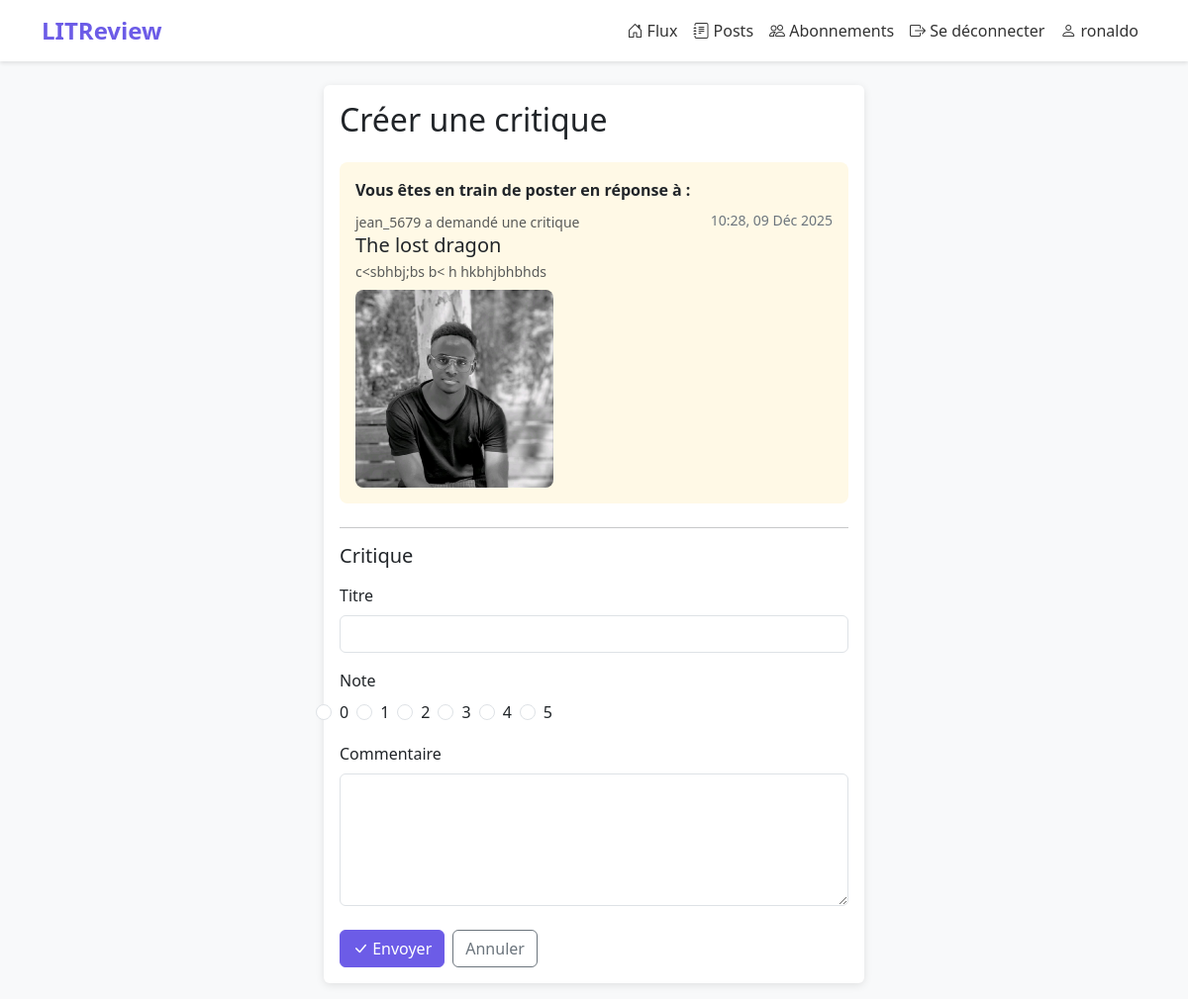
/review/create/5/ (signed in), run on the app's committed database.
### reviews/models.py (models this page shows, shortened)
class Ticket(models.Model):
    title = models.CharField(max_length=128)
    description = models.TextField(max_length=2048, blank=True)
    user = models.ForeignKey(
        to=settings.AUTH_USER_MODEL,
        on_delete=models.CASCADE
    )
    image = models.ImageField(null=True, blank=True)
    time_created = models.DateTimeField(auto_now_add=True)

### reviews/views.py (the view)
# urls.py: path('review/create/<int:ticket_id>/', views.create_review, name='create_review'),
@login_required
def create_review(request, ticket_id):
    ticket = get_object_or_404(Ticket, id=ticket_id)
    if Review.objects.filter(ticket=ticket, user=request.user).exists():
        messages.error(request, 'Vous avez déjà posté une critique pour ce billet.')
        return redirect('feed')
    if request.method == 'POST':
        form = ReviewForm(request.POST)
        if form.is_valid():
            review = form.save(commit=False)
            review.ticket = ticket
            review.user = request.user
            review.save()
            messages.success(request, 'Critique publiée avec succès !')
            return redirect('feed')
    else:
        form = ReviewForm()
    return render(request, 'reviews/create_review.html', {
        'form': form,
        'ticket': ticket
    })

### reviews/forms.py
class ReviewForm(forms.ModelForm):
    RATING_CHOICES = [(i, str(i)) for i in range(6)]
    rating = forms.ChoiceField(
        choices=RATING_CHOICES,
        widget=forms.RadioSelect(attrs={'class': 'form-check-input'}),
        label='Note'
    )
    class Meta:
        model = Review
        fields = ['headline', 'rating', 'body']
        widgets = {
            'headline': forms.TextInput(attrs={'class': 'form-control'}),
            'body': forms.Textarea(attrs={'class': 'form-control', 'rows': 5}),
        }

### reviews/templates/reviews/create_review.html (shortened to what this page needs)
{% extends 'base.html' %}
{% block content %}
<div class="row justify-content-center">
    <div class="col-lg-6">
        <div class="card">
            <div class="card-body">
                <h2 class="card-title mb-4">Créer une critique</h2>
                <div class="ticket-header mb-4">
                    <p class="mb-2"><strong>Vous êtes en train de poster en réponse à :</strong></p>
                    <div class="d-flex justify-content-between align-items-start">
                        <div>
                            <small class="text-muted">{{ ticket.user.username }} a demandé une critique</small>
                            <h5 class="mb-1">{{ ticket.title }}</h5>
                            {% if ticket.description %}
                            <p class="text-muted small mb-0">{{ ticket.description }}</p>
                            {% endif %}
                        </div>
                        <span class="timestamp">{{ ticket.time_created|date:"H:i, d M Y" }}</span>
                    </div>
                    {% if ticket.image %}
                    <div class="mt-2">
                        <img src="{{ ticket.image.url }}" alt="{{ ticket.title }}" class="ticket-image">
                    </div>
                    {% endif %}
                </div>
                <hr>
                <h5 class="mb-3">Critique</h5>
                <form method="post">
                    <div class="mb-3">
                        <label for="{{ form.headline.id_for_label }}" class="form-label">Titre</label>
                        {{ form.headline }}
                    </div>
                    <div class="mb-3">
                        <label class="form-label">Note</label>
                        <div class="form-rating">
                            {% for radio in form.rating %}
                            <div class="form-check form-check-inline">
                                {{ radio.tag }}
                                <label class="form-check-label" for="{{ radio.id_for_label }}">{{ radio.choice_label }}</label>
                            </div>
                            {% endfor %}
                        </div>
                    </div>
                    <div class="mb-4">
                        <label for="{{ form.body.id_for_label }}" class="form-label">Commentaire</label>
                        {{ form.body }}
                    </div>
                    <div class="d-flex gap-2">
                        <button type="submit" class="btn btn-primary">
                            <i class="bi bi-check-lg"></i> Envoyer
                        </button>
                        <a href="{% url 'feed' %}" class="btn btn-outline-secondary">Annuler</a>
                    </div>
                </form>
            </div>
        </div>
    </div>
</div>
{% endblock %}

### templates/base.html (shortened to what this page needs)
<!DOCTYPE html>
<html lang="fr">
<head>
    <link href="https://cdn.jsdelivr.net/npm/bootstrap@5.3.2/dist/css/bootstrap.min.css" rel="stylesheet">
    <link rel="stylesheet" href="https://cdn.jsdelivr.net/npm/bootstrap-icons@1.11.1/font/bootstrap-icons.css">
</head>
<body>
    {% if user.is_authenticated %}
    <nav class="navbar navbar-expand-lg navbar-light mb-4">
        <div class="container">
            <a class="navbar-brand" href="{% url 'feed' %}">LITReview</a>
            <div class="collapse navbar-collapse" id="navbarNav">
                <ul class="navbar-nav ms-auto">
                    <li class="nav-item">
                        <a class="nav-link {% if request.resolver_match.url_name == 'feed' %}active{% endif %}" href="{% url 'feed' %}">
                            <i class="bi bi-house-door"></i> Flux
                        </a>
                    </li>
                    <li class="nav-item">
                        <a class="nav-link {% if request.resolver_match.url_name == 'posts' %}active{% endif %}" href="{% url 'posts' %}">
                            <i class="bi bi-journal-text"></i> Posts
                        </a>
                    </li>
                    <li class="nav-item">
                        <a class="nav-link {% if request.resolver_match.url_name == 'subscriptions' %}active{% endif %}" href="{% url 'subscriptions' %}">
                            <i class="bi bi-people"></i> Abonnements
                        </a>
                    </li>
                    <li class="nav-item">
                        <a class="nav-link" href="{% url 'logout' %}">
                            <i class="bi bi-box-arrow-right"></i> Se déconnecter
                        </a>
                    </li>
                    <li class="nav-item">
                        <span class="nav-link" >
                            <i class="bi bi-person"></i> {{ user.username }}
                        </span>
                    </li>
                </ul>
            </div>
        </div>
    </nav>
    {% endif %}
    <main class="container">
        {% block content %}{% endblock %}
    </main>
</body>
</html>

### templates/base.html (style rules this page uses)
:root { --primary-color: #6c5ce7; --secondary-color: #a29bfe; }
body { background-color: #f8f9fa; min-height: 100vh; }
.navbar { background-color: white; box-shadow: 0 2px 4px rgba(0,0,0,0.1); }
.navbar-brand { font-weight: bold; color: var(--primary-color) !important; font-size: 1.5rem; }
.nav-link { color: #333 !important; font-weight: 500; }
.btn-primary { background-color: var(--primary-color); border-color: var(--primary-color); }
.card { border: none; box-shadow: 0 2px 8px rgba(0,0,0,0.1); margin-bottom: 1rem; }
.ticket-header { background-color: #fff9e6; padding: 1rem; border-radius: 0.5rem; margin-bottom: 1rem; }
.timestamp { color: #6c757d; font-size: 0.875rem; }
.ticket-image { max-width: 200px; max-height: 250px; object-fit: cover; border-radius: 0.5rem; }
.form-rating { display: flex; gap: 1rem; flex-wrap: wrap; }
.form-rating .form-check { padding-left: 0; }
.form-rating .form-check-input { margin-right: 0.25rem; }

### data on the page
Ticket: user.username "jean_5679", title "The lost dragon", description "c<sbhbj;bs b< h hkbhjbhbhds", time_created "10:28, 09 Déc 2025", image (picture)

### other printed values
{{ user.username }} "ronaldo"
{{ radio.choice_label }} "0" "1" "2" "3" "4" "5"
